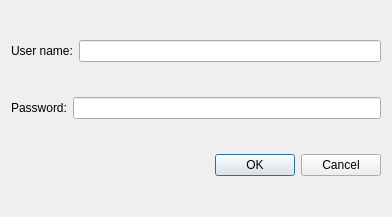
<?xml version="1.0" encoding="UTF-8"?>
<ui version="4.0">
 <class>authenticatorDialog</class>
 <widget class="QDialog" name="authenticatorDialog">
  <property name="geometry">
   <rect>
    <x>0</x>
    <y>0</y>
    <width>392</width>
    <height>217</height>
   </rect>
  </property>
  <property name="windowTitle">
   <string>Dialog</string>
  </property>
  <layout class="QVBoxLayout" name="verticalLayout">
   <item>
    <layout class="QHBoxLayout" name="horizontalLayout">
     <item>
      <widget class="QLabel" name="label">
       <property name="text">
        <string>User name:</string>
       </property>
      </widget>
     </item>
     <item>
      <widget class="QLineEdit" name="usernameLineEdit"/>
     </item>
    </layout>
   </item>
   <item>
    <layout class="QHBoxLayout" name="horizontalLayout_2">
     <item>
      <widget class="QLabel" name="label_2">
       <property name="text">
        <string>Password:</string>
       </property>
      </widget>
     </item>
     <item>
      <widget class="QLineEdit" name="passwordLineEdit"/>
     </item>
    </layout>
   </item>
   <item>
    <layout class="QHBoxLayout" name="horizontalLayout_3">
     <item>
      <spacer name="horizontalSpacer">
       <property name="orientation">
        <enum>Qt::Horizontal</enum>
       </property>
       <property name="sizeHint" stdset="0">
        <size>
         <width>40</width>
         <height>20</height>
        </size>
       </property>
      </spacer>
     </item>
     <item>
      <widget class="QDialogButtonBox" name="buttonBox">
       <property name="standardButtons">
        <set>QDialogButtonBox::Cancel|QDialogButtonBox::Ok</set>
       </property>
      </widget>
     </item>
    </layout>
   </item>
  </layout>
 </widget>
 <resources/>
 <connections/>
</ui>
